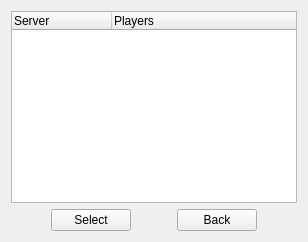
       <widget class="QWidget" name="page_serverList">
        <layout class="QVBoxLayout" name="verticalLayout_36">
         <item>
          <widget class="QTreeWidget" name="serverList">
           <property name="horizontalScrollBarPolicy">
            <enum>Qt::ScrollBarAlwaysOff</enum>
           </property>
           <property name="autoScroll">
            <bool>false</bool>
           </property>
           <property name="alternatingRowColors">
            <bool>true</bool>
           </property>
           <property name="iconSize">
            <size>
             <width>16</width>
             <height>16</height>
            </size>
           </property>
           <property name="rootIsDecorated">
            <bool>false</bool>
           </property>
           <column>
            <property name="text">
             <string>Server</string>
            </property>
           </column>
           <column>
            <property name="text">
             <string>Players</string>
            </property>
           </column>
          </widget>
         </item>
         <item>
          <layout class="QHBoxLayout" name="horizontalLayout_53">
           <item>
            <spacer name="horizontalSpacer_57">
             <property name="orientation">
              <enum>Qt::Horizontal</enum>
             </property>
             <property name="sizeHint" stdset="0">
              <size>
               <width>40</width>
               <height>20</height>
              </size>
             </property>
            </spacer>
           </item>
           <item>
            <widget class="QPushButton" name="serverListSelect">
             <property name="text">
              <string>Select</string>
             </property>
            </widget>
           </item>
           <item>
            <spacer name="horizontalSpacer_59">
             <property name="orientation">
              <enum>Qt::Horizontal</enum>
             </property>
             <property name="sizeHint" stdset="0">
              <size>
               <width>40</width>
               <height>20</height>
              </size>
             </property>
            </spacer>
           </item>
           <item>
            <widget class="QPushButton" name="serverListBack">
             <property name="text">
              <string>Back</string>
             </property>
            </widget>
           </item>
           <item>
            <spacer name="horizontalSpacer_58">
             <property name="orientation">
              <enum>Qt::Horizontal</enum>
             </property>
             <property name="sizeHint" stdset="0">
              <size>
               <width>40</width>
               <height>20</height>
              </size>
             </property>
            </spacer>
           </item>
          </layout>
         </item>
        </layout>
       </widget>
